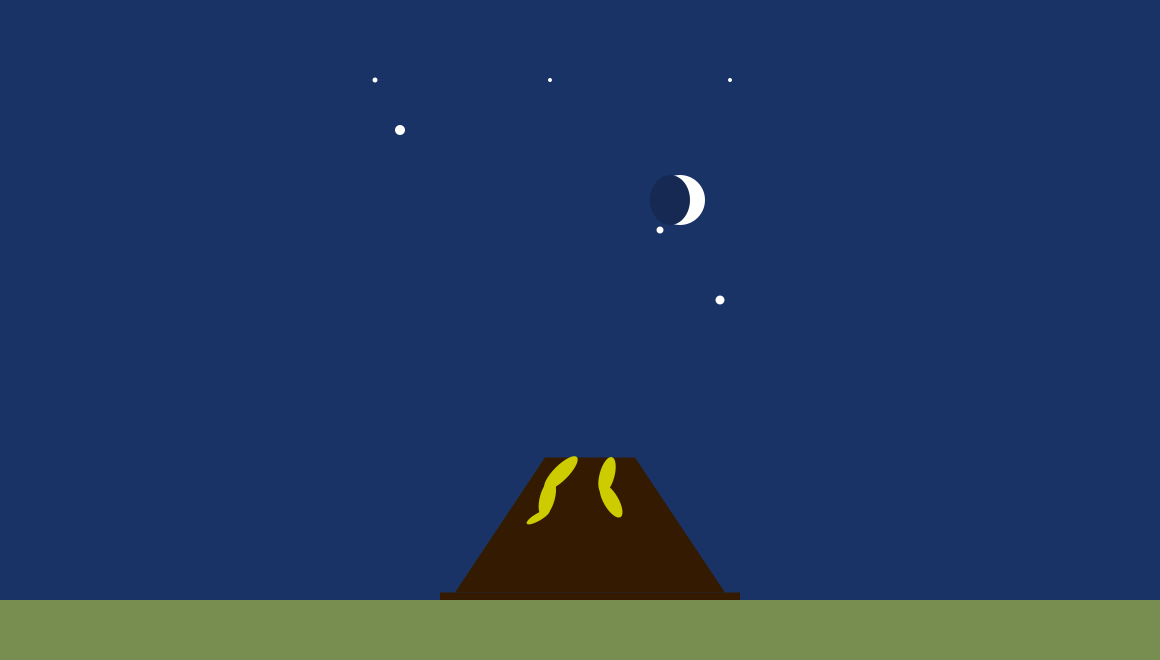
Frame 1 (no input)
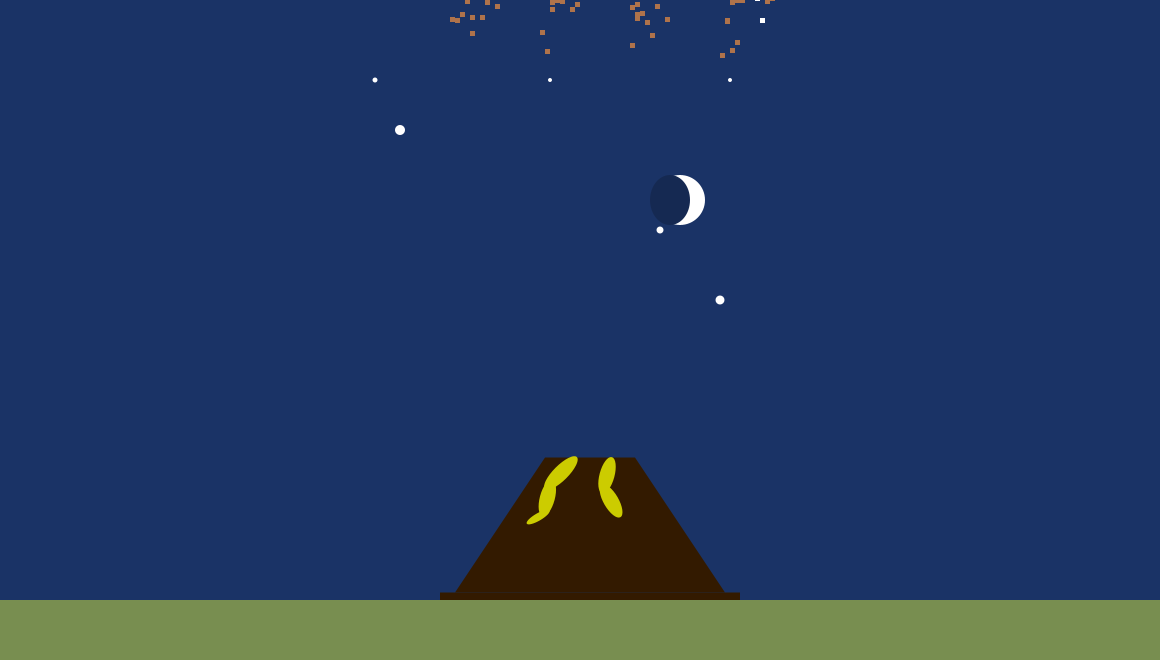
Frame 60 (the mouse pressed at the canvas centre just before this capture)
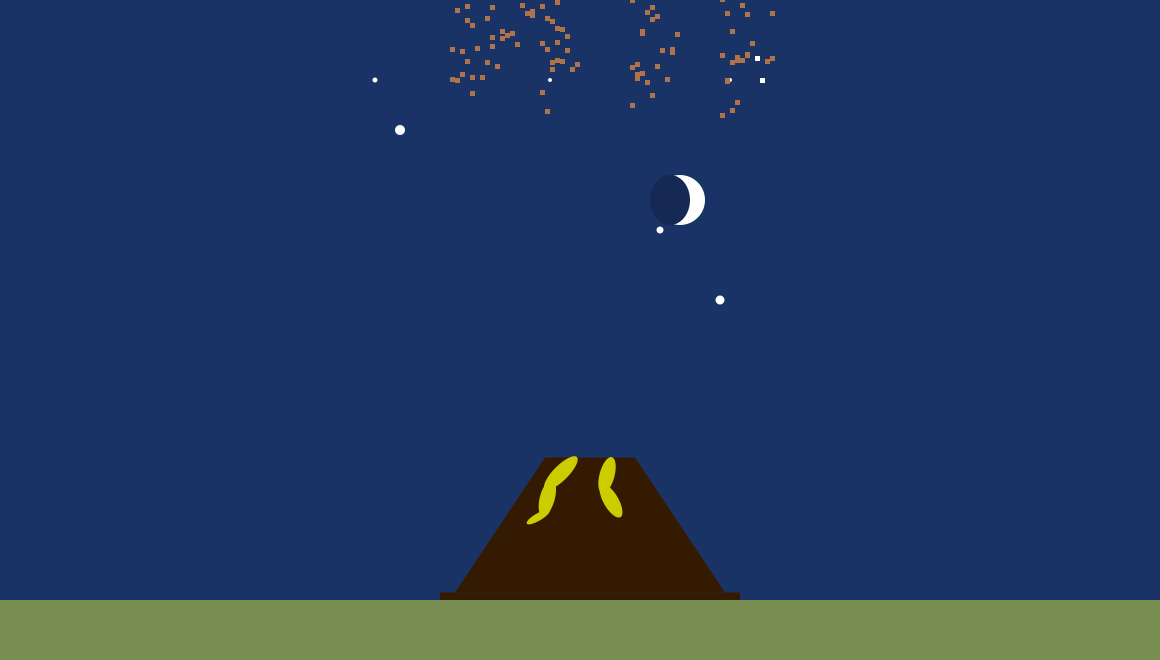
Frame 120 (the mouse held since frame 60 and released just before this capture)

The Processing sketch that drew these frames (run headless with seeded random() and noise(); from frame 60 on, the mouse is pressed at the canvas centre):

// Processing sketch: VolcanoFinal1
// ── VolcanoFinal1.pde
Building[] b = new Building[15];
People[] peoples = new People[30];
float move = 0;
class Building {
  float startX, size, h;
  Block[] blocks;
  Building(float startX, float size, int h, int blockSize) {
    this.startX = startX;
    this.size = size;
    this.h = h;
    int numCols = (int)size/blockSize;
    int numRows = h/blockSize;
    int up = 600;
    int numWindows = (int)random(1, 3);
    ArrayList<PVector> windows = new ArrayList<PVector>();
    for (int i  = 0; i < numWindows; i++) {
      windows.add(new PVector((int)random(numCols-1), (int)random(numRows-1)));
    }
    blocks = new Block[(numCols)*(numRows)];
    for (int y = 0; y < numRows; y++) {
      up -= blockSize;
      for (int x = 0; x < numCols; x++) {
        int loc = numCols*y +x;
        color blockC = color(175, 115, 75);
        for (int i = 0; i < numWindows; i++) {
          if ((windows.get(i).x == x || windows.get(i).x == x+1) && (windows.get(i).y == y || windows.get(i).y == y+1)) {
            blockC = color(255);
          }
        }
        blocks[loc] = new Block(new PVector(startX+(x*blockSize), up), blockSize, blockSize, (x*blockSize)+(y*blockSize*(5))+(y+1)*(int)random(0, 50), blockC);
      }
    }
  }

  void draw() {
    int c = 0;
    for (int i = 0; i < blocks.length; i++) {
      blocks[i].draw();
    }
  }
}

public class People
{
  int armAngle = -50;
  float angleChange = 1;
  float angleChange1 = 1;
  final int ANGLE_LIMIT = 80;
  int legAngle = -75;
  int legAngle1 = -25;
  
  float tall;
  float wide;
  color c, c1;
  float x,y;
  float trans;
  float move = 0; 
  boolean change = true;

  
  public People(float t, float w, float x1, float y1, float z,color c2, color c3) 
  {
    tall = t;
    wide = w;
    c = c2;
    c1 = c3;
    x = x1;
    y = y1;
    trans = z; 
  }
  void drawPeople()
  {
  if(frameCount >= 3650){
    c = color(128);
    c1 = color(128);
  }
  pushMatrix();
  translate(x + move * trans,y);
  noStroke();
  smooth();
  fill(c);
  head();
  fill(c1);
  body();
  leftArm();
  rightArm();
  leftLeg();
  rightLeg();
  if (x + move * trans >= width  || x + move * trans <= 0){
    change = false;
  }
  if(frameCount >= 3650){
    move = move;
    angleChange = 0;
    angleChange1 = 0;
  }
  else if (change){
    move++;
  }else{
    move--;
  }
  
  popMatrix();
}
  void head(){
  pushMatrix();
  ellipse(wide/2, tall/4, wide/6, tall/6);
  popMatrix();
}

void body(){
  pushMatrix();
  triangle(wide/2-wide/10, tall/3, wide/2+wide/10, tall/3, wide/2, tall*4/5);
  popMatrix();
}

void leftArm(){
  pushMatrix();
  translate(wide/2-wide/12, tall/2.5);
  rotate(radians(armAngle));
  triangle(0, 0, 0-wide/4, 0-tall/12, 0-wide/4, 0-tall/20);
  popMatrix();
}

void rightArm(){
  pushMatrix();
  translate(wide/2+wide/12, tall/2.5);
  rotate(radians(-armAngle));
  triangle(0, 0, 0+wide/4, 0-tall/12, 0+wide/4, 0-tall/20);
  popMatrix();
}

void rightLeg(){
  pushMatrix();
  translate(wide/2+wide/45, tall*3.5/5);
  rotate(radians(legAngle1));
  triangle(0,0, wide/18, tall/5, wide/10, tall/5);
  popMatrix();
  
}

void leftLeg(){
  pushMatrix();
  translate(wide/2-wide/45, tall*3.5/5);
    rotate(radians(legAngle));
  triangle(0,0, 0-wide/18, tall/5, 0-wide/10, tall/5);
  popMatrix();
}
void updateP()
{
  armAngle += angleChange;
  if (armAngle > ANGLE_LIMIT || armAngle < -50)
  {
    angleChange = -angleChange;
    armAngle += angleChange;
  }
  legAngle += angleChange;
  if (legAngle > ANGLE_LIMIT || legAngle <= -75)
  {
    angleChange = -angleChange;
    legAngle += angleChange;
  }
  legAngle1 += angleChange1;
  if (legAngle1 > ANGLE_LIMIT || legAngle1 <= -75)
  {
    angleChange1 = -angleChange1;
    legAngle1 += angleChange1;
  }
}
}
void citizens(){ 
for (int i = 0; i < 30; i ++){
  peoples[i] = new People(50, 50, 50+i*50, 554, random(-1, 1), color(234, 198, 157), color(random(255), random(255), random(255)));
  } 
  for(int i = 0; i < 30; i++){
  peoples[i].drawPeople();
  peoples[i].updateP();
}
}
class Block {
  PVector vel = new PVector(0, 1);
  PVector loc, expectedLoc;
  int sizeX, sizeY;
  color c;
  public Block(PVector loc, int sizeX, int sizeY, int offset, color c) {
    this.loc = new PVector(loc.x, 0-offset);
    expectedLoc = loc;
    this.sizeX = sizeX;
    this.sizeY = sizeY;
    this.c = c;
  }
  void draw() {
    if (loc.y < expectedLoc.y) {
      loc.y += vel.y;
    }
    fill(c);
    rect(loc.x, loc.y, sizeX, sizeY);
  }
}
float Erup;
class Particle 
{
  PVector loc;
  PVector vel;
  PVector accel;
  float r, r2;
  float life, life2, life3;
  color pcolor;

  // constructor
  Particle(PVector start) 
  {
    accel = new PVector(0, 0.03); //gravity
    vel = new PVector(random(-2, 2), random(-0.5, 0), 0);
    pcolor = color(255, 255, 153);
    loc = start.get();  // make a COPY of the start location vector
    r = 28.0;
    r2=28.0;
    life = 150;
  }

  Particle(PVector start, color c)
  {
    accel = new PVector(0, 0.02); //gravity
    vel = new PVector(random(-2.5, 2.5), random(-2, -.8), 0);
    pcolor = c;
    loc = start.get();  // make a COPY of the start location vector
    r = random(36, 49);
    r2 = random(48.0, 62);
    life = 705;
    life2 = 115;
    life3 = 90;
  }
  // TODO_1 define another constructor that allows a particle to start with a given color

  // what to do each frame
  void run() 
  {
    if (life<30) {
      r2 +=.5;
    }
    updateP();
    renderP(); // render is a fancy word for draw.  :)
  }

  // a function to update the particle each frame
  void updateP() 
  {
    vel.add(accel); 
    loc.add(vel);
    life -= 1.0;
  }

  // how to draw a particle
  void renderP() 
  {
    pushMatrix();
    stroke(pcolor);
    fill(pcolor, 70);
    translate(loc.x, loc.y);
    rotate(vel.heading());
    ellipse(0, 0, r2, r); 
    popMatrix();
  }

  // a function to test if a particle is alive
  boolean alive() 
  {
    if (life <= 0.0) 
    {
      return false;
    } else 
    {
      return true;
    }
  }
} //end of particle object definition

class PSys
{

  ArrayList particles; // all the particles
  PVector source; // where all the particles emit from
  color shade; // their main color

  // constructor
  PSys(int num, PVector init_loc) 
  {
    particles = new ArrayList();
    source = init_loc.get();  // you have to do this to set a vector equal to another vector
    shade = color(#7A0000);  // TODO_2 use this!
    for (int i=0; i < num; i++) 
    {
      particles.add(new Particle(source, shade+i/2));
    }
  }

  // what to do each frame
  void run() 
  {
    // go through backwards for deletes
    for (int i=particles.size ()-1; i >=0; i--) 
    {
      Particle p = (Particle)particles.get(i);

      // update each particle per frame
      p.run();
      if (!p.alive()) // what is that '!' thingy??
      {
        particles.remove(i);
      }
    }
  }

  // Is particle system still populated?
  // Maybe use this method to determine when
  // a system is dead and then start a new one. HINT HINT
  boolean dead() 
  {
    if (particles.isEmpty()) 
    {
      return true;
    } else 
    {
      return false;
    }
  }
}

PSys fireW1, fireW2, fireW3, fireW4;




void setup() {
  size(1160, 660);
  citizens();
  noStroke();
  frameRate(120);
  colorMode(RGB, 255, 255, 255, 100);
  fireW1 = new PSys(100, new PVector(width/2, height/1.4));
  float xMod = 0;
  float lastX = 0;
  int hMod =0;
  for (int i = 0; i < b.length; i++) {
    xMod = random(40, 90);
    hMod = (int)random(0, 50);
    b[i] = new Building((i*90), xMod, 25+hMod, 5);
    lastX = xMod;
  }
}

void drawBasePage() {
  //draw background
  pushMatrix();
  translate((width-460)/2, 0);
  background(#1A3366);
  fill(255);
  ellipse(330, 200, 50, 50);
  fill(#152952);
  ellipse(320, 200, 40, 50);

  fill(255);
  ellipse(50, 130, 10, 10);
  ellipse(310, 230, 7, 7);
  ellipse(370, 300, 9, 9);
  ellipse(380, 80, 4, 4);
  ellipse(200, 80, 4, 4);
  ellipse(25, 80, 5, 5);


  pushMatrix();
  scale(.75, .75);
  translate(120, 410);


  pushMatrix();
  translate(200, 200);
  scale(Erup);
  translate(-200, -200);
  noStroke();
  fill(#7A0000);
  int mid = 230;
  ellipse(200, 140, 120, 120);
  ellipse(240, 100, 120, 120);
  ellipse(160, 100, 120, 120);
  ellipse(200, 70, 120, 120);
  ellipse(200, 10, 220, 120);
  ellipse(110, 60, 120, 120);
  ellipse(290, 60, 120, 120);
  ellipse(290, -10, 220, 220);
  ellipse(200, -10, 220, 220);
  ellipse(180, -25, 220, 220);


  //lava
  fill(#FF0000);
  triangle(150, 220, 155, 50, 190, 220);
  triangle(170, 220, 195, 50, 220, 220);
  triangle(190, 220, 235, 50, 240, 220);
  fill(#FF3300);
  triangle(150, 220, 130, 40, 200, 220);
  triangle(180, 220, 160, 40, 230, 220);
  triangle(180, 220, 220, 40, 240, 220);
  triangle(210, 220, 260, 40, 250, 220);
  //yellow lava
  fill(#E6E600);
  ellipse(100, 40, 15, 15);

  arc(120, 75, 15, 60, PI/.8, 4+PI);
  arc(160, 65, 10, 60, PI/.8, 4+PI);
  arc(230, 84, 7, 60, PI/.8, 4+PI);


  triangle(180, 220, 150, 90, 230, 220);
  triangle(180, 220, 220, 90, 230, 220);
  triangle(180, 220, 260, 90, 230, 220);

  popMatrix();


  //volcanoe
  //460
  fill(#331A00);
  quad(140, 200, 260, 200, 380, 380, 20, 380);
  noStroke();
  quad(0, 380, 0, 400, 400, 400, 400, 380);


  //lava stream
  fill(#CCCC00);
  rotate(PI/4);
  translate(45, -178);
  ellipse(225, 220, 20, 60);
  rotate(-PI/6);
  ellipse(145, 290, 20, 50);
  ellipse(76, 340, 20, 50);
  rotate(PI/4);
  ellipse(310, 210, 10, 35);
  rotate(-PI/2);
  ellipse(-115, 340, 20, 50);

  popMatrix();

  //draw grass
//  fill(120, 142, 80);
//  rect(-(width-460)/2, 600, width, 60);
  popMatrix();
}
void draw() {
      pushMatrix();
  if (frameCount>=3530 && frameCount<3580) {
    translate(random(10),random(10));
    Erup+=.02;
  }
      drawBasePage();
   
  if (frameCount <= 800) {
    for (int i = b.length/2 - 2; i < b.length/2 +2; i++) {
      noStroke();
      b[i].draw();
    }
  }
  if (frameCount >= 800 && frameCount <= 1500) {
    for (int i = b.length/2 - 4; i < b.length/2 +4; i++) {
      noStroke();
      b[i].draw();
    }
  }
  if (frameCount >= 1500) {
    for (int i = 0; i < b.length; i++) {
      noStroke();
      b[i].draw();
    }
  }
    if (frameCount >= 3530) {
    fireW1.run();  
    if (fireW1.dead()) {
      translate(random(10),random(10));
      fireW1 = new PSys(100, new PVector(width/2, height/1.5));
    }
  }
  fill(120, 142, 80);
  noStroke();
  rect(-(width-460)/2, 600, width*2, 60);
  if (frameCount >= 700){
    for(int i = 0; i < 5; i++){
  peoples[i].drawPeople();
  peoples[i].updateP();
    }
    if (frameCount >= 1300){
      for(int i = 5; i < 10; i++){
  peoples[i].drawPeople();
  peoples[i].updateP();
    }
    if (frameCount >= 1900){
      for(int i = 10; i < 15; i++){
  peoples[i].drawPeople();
  peoples[i].updateP();
    }
    if (frameCount >= 2500){
      for(int i = 15; i < 20; i++){
  peoples[i].drawPeople();
  peoples[i].updateP();
    }
    if (frameCount >= 3200){
      for(int i = 20; i < 30; i++){
  peoples[i].drawPeople();
  peoples[i].updateP();
    }}}}}
  }
  println(frameCount);
  popMatrix();
 
}
